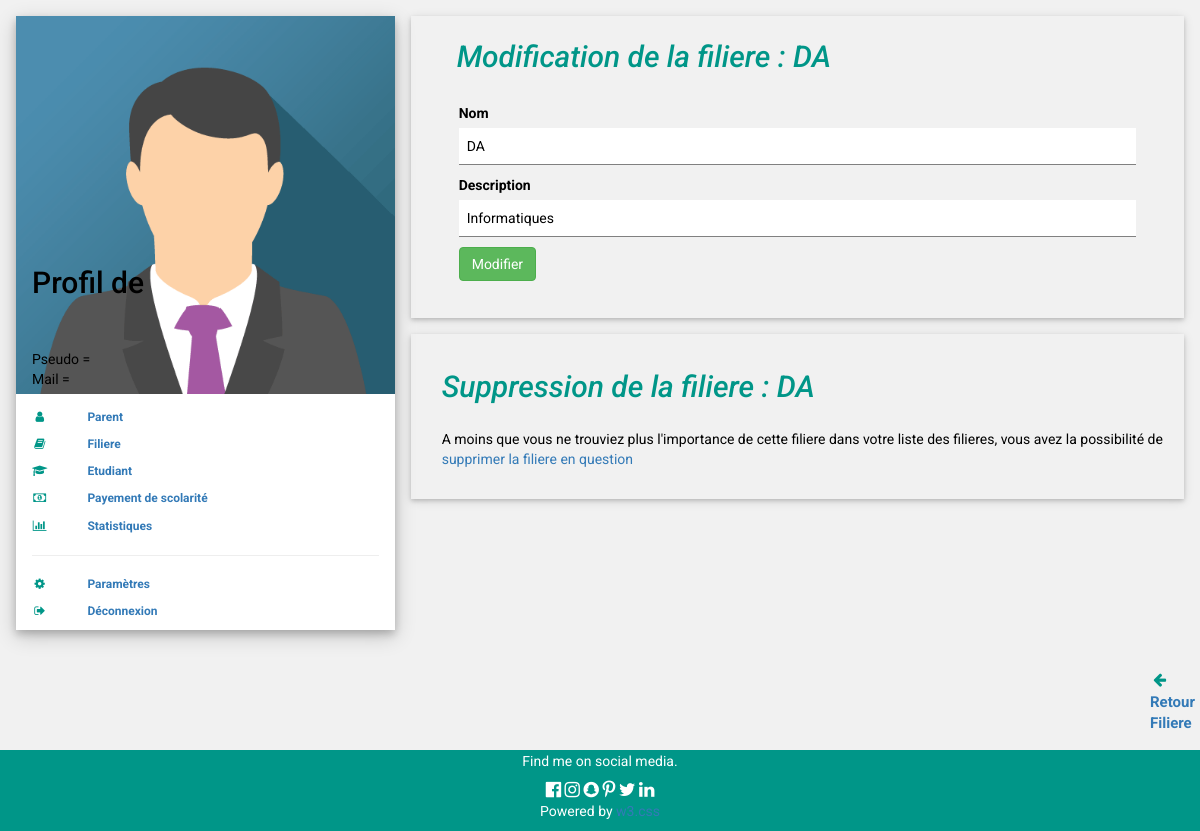
/etablissement_classe_action.php?idfil=1, run on the app's committed database.
### tables this page shows
CREATE TABLE IF NOT EXISTS `filiere` (
`idfil` int(11) NOT NULL,
  `lib` varchar(10) NOT NULL,
  `des` varchar(35) NOT NULL
);

### etablissement_classe_action.php (the view, shortened to what this page needs)
<!DOCTYPE html>
<html>
<link rel="stylesheet" href="w3.css">
<link rel="stylesheet" href="font-awesome.min.css">
<link rel="stylesheet" href="bootstrap.min.css">
<body class="w3-light-grey">
<div class="w3-content w3-margin-top" style="max-width:1400px;">
  <div class="w3-row-padding">
    <div class="w3-third">
      <div class="w3-white w3-text-grey w3-card-4">
        <div class="w3-display-container">
          <img src="w3images/avatar3.png" style="width:100%" alt="Avatar">
          <div class="w3-display-bottomleft w3-container w3-text-black">
           <h2>Profil de <?php echo $_SESSION['pseudot']; ?></h2>
              <br/><br/>
             Pseudo = <?php echo $_SESSION['pseudot']; ?>
              <br/>
              Mail = <?php echo $_SESSION['mail']; ?>
                          </div>
        </div>
        <div class="w3-container">
        <br/>
         <p class="w3-small"><b><i class="fa fa-user fa-fw w3-margin-right w3-text-teal"></i><a href="etablissement_parent.php?id=<?php echo ($_SESSION['id']);?>" target="_parent" class="w3-padding-large w3-hover-white" style="text-decoration:none;">Parent</a></b></p>
         <p class="w3-small"><b><i class="fa fa-book fa-fw w3-margin-right w3-text-teal"></i><a href="etablissement_classe.php?id=<?php echo ($_SESSION['id']);?>" target="_parent" class="w3-padding-large w3-hover-white" style="text-decoration:none;">Filiere</a></b></p>
         <p class="w3-small"><b><i class="fa fa-graduation-cap fa-fw w3-margin-right w3-text-teal"></i><a href="etablissement_etudiant.php?id=<?php echo ($_SESSION['id']);?>" target="_parent" class="w3-padding-large w3-hover-white" style="text-decoration:none;">Etudiant</a></b></p>
         <p class="w3-small"><b><i class="fa fa-money fa-fw w3-margin-right w3-text-teal"></i><a href="etablissement_payement.php?id=<?php echo ($_SESSION['id']);?>" target="_parent" class="w3-padding-large w3-hover-white" style="text-decoration:none;">Payement de scolarité</a></b></p>
         <p class="w3-small"><b><i class="fa fa-bar-chart-o fa-fw w3-margin-right w3-text-teal"></i><a href="etablissement_payement.php?id=<?php echo ($_SESSION['id']);?>" target="_parent" class="w3-padding-large w3-hover-white" style="text-decoration:none;">Statistiques</a></b></p>
         <hr>
         <p class="w3-small"><b><i class="fa fa-gear fa-fw w3-margin-right w3-text-teal"></i><a href="etablissement_parametre.php?id=<?php echo ($_SESSION['id']);?>" target="_parent" class="w3-padding-large w3-hover-white" style="text-decoration:none;">Paramètres</a></b></p>
         <p class="w3-small"><b><i class="fa fa-sign-out fa-fw w3-margin-right w3-text-teal"></i><a href="deconnexion.php" target="_parent" class="w3-padding-large w3-hover-white" style="text-decoration:none;">Déconnexion</a></b></p>
        </div>
      </div><br>
    </div>
    <div class="w3-twothird">
      <?php
            $bdd = new PDO('mysql:host=127.0.0.1; dbname=scolariteweb','root', '');
            $idfil=$_GET['idfil'];
            $_select = $bdd->prepare("SELECT * FROM filiere WHERE idfil=$idfil ");
            $_select->execute();
            while ($s=$_select->fetch(PDO::FETCH_OBJ)) {
          ?>
      <div class="w3-container w3-card-2  w3-margin-bottom">
        <h2 class="w3-text-teal w3-padding-4" style="margin-left:30px;"><i>Modification de la filiere : <?php echo $s->lib;?> </i></h2>
        <div class="w3-container">
          <div class="w3-row-padding w3-light-grey w3-padding-16 w3-container">
          <div class="w3-content">
            <form method="POST" action="">
             <p>
          <label>Nom</label>
          <input class="w3-input" value="<?php echo $s->lib;?>" autocomplete="off" name="nom" type="text"></p>
          <p>
          <label>Description</label>
          <input class="w3-input" value="<?php echo $s->des;?>" autocomplete="off" name="desc" type="text"></p>
              <button  type="submit" class="btn btn-success" name="valider" >Modifier</button>
            </form><br/>
              </div>
          </div>
        </div>
      </div>
        <?php
      }
        ?>
        <?php
            $bdd = new PDO('mysql:host=127.0.0.1; dbname=scolariteweb','root', '');
            $idfil=$_GET['idfil'];
            $_select = $bdd->prepare("SELECT * FROM filiere WHERE idfil=$idfil");
            $_select->execute();
            while ($z=$_select->fetch(PDO::FETCH_OBJ)) {
          ?>
      <div class="w3-container w3-card-2 ">
        <h2 class="w3-text-teal w3-padding-16" style="margin-left:15px;"><i>Suppression de la filiere : <?php echo $z->lib;?> </i></h2>
    <p style="margin-left:15px;">
      A moins que vous ne trouviez plus l'importance de cette filiere dans votre liste des filieres, vous avez la possibilité de <a href="#demo" style="text-decoration:none; cursor:pointer;" data-toggle="collapse">supprimer la filiere en question</a>
    </p>
 <br/>
</div>
  </div><br/>
</div>
      </div>
      <?php
                   }
                   ?>
  </div><br/>
  <p class="w3-medium" style="margin-left:1150px;"><b><i class="fa fa fa-arrow-left fa-fw w3-margin-right w3-text-teal"></i><a href="etablissement_classe.php?id=<?php echo ($_SESSION['id']);?>" target="_parent" class="w3-padding-2" style="text-decoration:none;">Retour Filiere</a></b></p>
<footer class="w3-container w3-teal w3-center w3-margin-top">
  <p>Find me on social media.</p>
  <i class="fa fa-facebook-official w3-hover-text-indigo w3-large"></i>
  <i class="fa fa-instagram w3-hover-text-purple w3-large"></i>
  <i class="fa fa-snapchat w3-hover-text-yellow w3-large"></i>
  <i class="fa fa-pinterest-p w3-hover-text-red w3-large"></i>
  <i class="fa fa-twitter w3-hover-text-light-blue w3-large"></i>
  <i class="fa fa-linkedin w3-hover-text-indigo w3-large"></i>
  <p>Powered by <a href="default.html" target="_blank">w3.css</a></p>
</footer>
</body>
</html>

### etablissement_classe_action.php (style rules this page uses)
html,body,h1,h2,h3,h4,h5,h6 { font-family: "Roboto", sans-serif }
a { cursor: pointer; text-decoration:none; }

### data on the page
filiere: lib "DA", nom "DA", desc "Informatiques"
